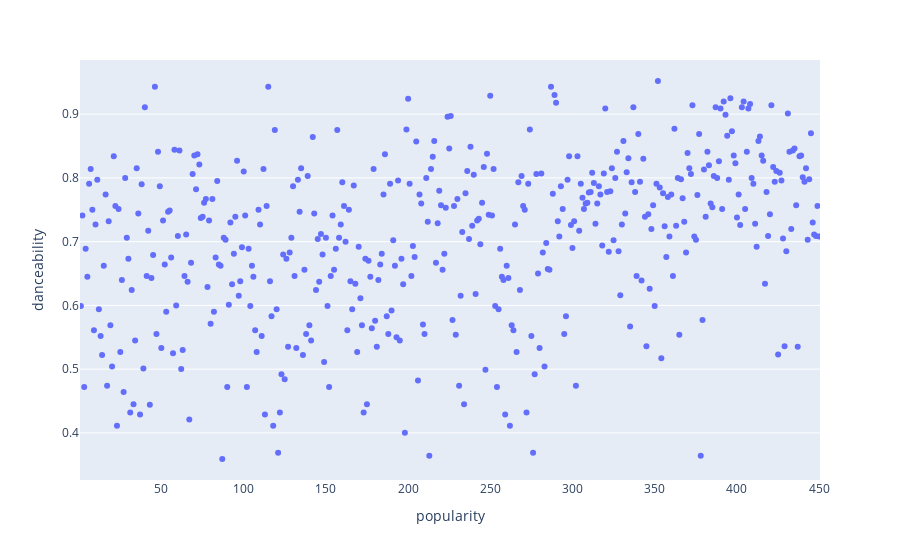

The cell this chart's notebook holds for it:
### Code cell
px.strip(df, x = 'popularity', y='danceability')
#sem correlação

### Figure 1 — Plotly figure (JSON) as saved in the notebook; plotly's stock layout.template omitted (floating-point values rounded to 4 significant figures; data arrays with more than 128 entries replaced by an {"elided": "..."} marker saying what was removed)
{"data": [{"alignmentgroup": "True", "boxpoints": "all", "fillcolor": "rgba(255,255,255,0)", "hoveron": "points", "hovertemplate": "popularity=%{x}<br>danceability=%{y}<extra></extra>", "legendgroup": "", "line": {"color": "rgba(255,255,255,0)"}, "marker": {"color": "#636efa"}, "name": "", "offsetgroup": "", "orientation": "v", "pointpos": 0, "showlegend": false, "type": "box", "x": {"elided": "450 int values"}, "x0": " ", "xaxis": "x", "y": {"elided": "450 float values"}, "y0": " ", "yaxis": "y"}], "layout": {"boxmode": "group", "legend": {"tracegroupgap": 0}, "margin": {"t": 60}, "xaxis": {"anchor": "y", "domain": [0, 1], "title": {"text": "popularity"}}, "yaxis": {"anchor": "x", "domain": [0, 1], "title": {"text": "danceability"}}}}
